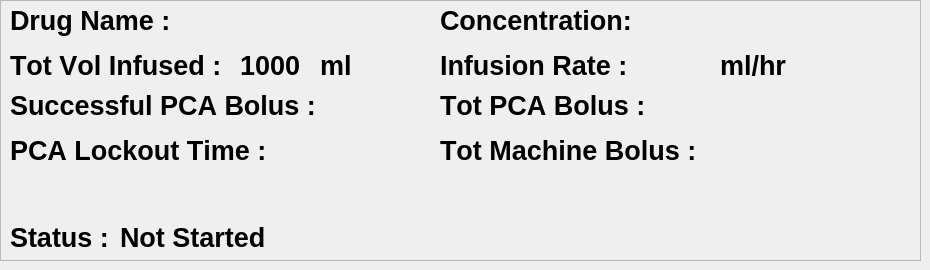
   <widget class="QWidget" name="InfusionText">
    <attribute name="title">
     <string>Infusion Text</string>
    </attribute>
    <widget class="QFrame" name="BolusFrame">
     <property name="geometry">
      <rect>
       <x>0</x>
       <y>0</y>
       <width>921</width>
       <height>261</height>
      </rect>
     </property>
     <property name="minimumSize">
      <size>
       <width>0</width>
       <height>0</height>
      </size>
     </property>
     <property name="font">
      <font>
       <pointsize>6</pointsize>
       <weight>50</weight>
       <bold>false</bold>
       <kerning>false</kerning>
      </font>
     </property>
     <property name="frameShape">
      <enum>QFrame::StyledPanel</enum>
     </property>
     <property name="frameShadow">
      <enum>QFrame::Raised</enum>
     </property>
     <widget class="QLabel" name="label_6">
      <property name="geometry">
       <rect>
        <x>10</x>
        <y>135</y>
        <width>271</width>
        <height>31</height>
       </rect>
      </property>
      <property name="font">
       <font>
        <pointsize>20</pointsize>
        <weight>75</weight>
        <bold>true</bold>
       </font>
      </property>
      <property name="text">
       <string>PCA Lockout Time :</string>
      </property>
     </widget>
     <widget class="QLabel" name="LockoutTime">
      <property name="geometry">
       <rect>
        <x>280</x>
        <y>135</y>
        <width>101</width>
        <height>31</height>
       </rect>
      </property>
      <property name="font">
       <font>
        <pointsize>20</pointsize>
        <weight>75</weight>
        <bold>true</bold>
       </font>
      </property>
      <property name="text">
       <string/>
      </property>
      <property name="alignment">
       <set>Qt::AlignRight|Qt::AlignTrailing|Qt::AlignVCenter</set>
      </property>
     </widget>
     <widget class="QLabel" name="label_7">
      <property name="geometry">
       <rect>
        <x>10</x>
        <y>50</y>
        <width>231</width>
        <height>31</height>
       </rect>
      </property>
      <property name="font">
       <font>
        <pointsize>20</pointsize>
        <weight>75</weight>
        <bold>true</bold>
       </font>
      </property>
      <property name="text">
       <string>Tot Vol Infused :</string>
      </property>
     </widget>
     <widget class="QLabel" name="TotalInfusionVolume">
      <property name="geometry">
       <rect>
        <x>240</x>
        <y>50</y>
        <width>94</width>
        <height>31</height>
       </rect>
      </property>
      <property name="font">
       <font>
        <pointsize>20</pointsize>
        <weight>75</weight>
        <bold>true</bold>
       </font>
      </property>
      <property name="text">
       <string>1000</string>
      </property>
      <property name="alignment">
       <set>Qt::AlignLeading|Qt::AlignLeft|Qt::AlignVCenter</set>
      </property>
     </widget>
     <widget class="QLabel" name="label_12">
      <property name="geometry">
       <rect>
        <x>720</x>
        <y>50</y>
        <width>94</width>
        <height>31</height>
       </rect>
      </property>
      <property name="font">
       <font>
        <pointsize>20</pointsize>
        <weight>75</weight>
        <bold>true</bold>
       </font>
      </property>
      <property name="text">
       <string>ml/hr</string>
      </property>
     </widget>
     <widget class="QLabel" name="CurrentInfusionRate">
      <property name="geometry">
       <rect>
        <x>650</x>
        <y>50</y>
        <width>70</width>
        <height>31</height>
       </rect>
      </property>
      <property name="minimumSize">
       <size>
        <width>0</width>
        <height>0</height>
       </size>
      </property>
      <property name="font">
       <font>
        <pointsize>20</pointsize>
        <weight>75</weight>
        <bold>true</bold>
       </font>
      </property>
      <property name="text">
       <string/>
      </property>
      <property name="alignment">
       <set>Qt::AlignLeading|Qt::AlignLeft|Qt::AlignVCenter</set>
      </property>
     </widget>
     <widget class="QLabel" name="label_9">
      <property name="geometry">
       <rect>
        <x>320</x>
        <y>50</y>
        <width>94</width>
        <height>31</height>
       </rect>
      </property>
      <property name="font">
       <font>
        <pointsize>20</pointsize>
        <weight>75</weight>
        <bold>true</bold>
       </font>
      </property>
      <property name="text">
       <string>ml</string>
      </property>
     </widget>
     <widget class="QLabel" name="label_10">
      <property name="geometry">
       <rect>
        <x>440</x>
        <y>50</y>
        <width>201</width>
        <height>31</height>
       </rect>
      </property>
      <property name="font">
       <font>
        <pointsize>20</pointsize>
        <weight>75</weight>
        <bold>true</bold>
       </font>
      </property>
      <property name="text">
       <string>Infusion Rate :</string>
      </property>
     </widget>
     <widget class="QLabel" name="label_24">
      <property name="geometry">
       <rect>
        <x>10</x>
        <y>90</y>
        <width>311</width>
        <height>31</height>
       </rect>
      </property>
      <property name="font">
       <font>
        <pointsize>20</pointsize>
        <weight>75</weight>
        <bold>true</bold>
       </font>
      </property>
      <property name="text">
       <string>Successful PCA Bolus :</string>
      </property>
     </widget>
     <widget class="QLabel" name="TotalPatientDemand">
      <property name="geometry">
       <rect>
        <x>670</x>
        <y>90</y>
        <width>94</width>
        <height>31</height>
       </rect>
      </property>
      <property name="font">
       <font>
        <pointsize>20</pointsize>
        <weight>75</weight>
        <bold>true</bold>
       </font>
      </property>
      <property name="text">
       <string/>
      </property>
      <property name="alignment">
       <set>Qt::AlignLeading|Qt::AlignLeft|Qt::AlignVCenter</set>
      </property>
     </widget>
     <widget class="QLabel" name="label_16">
      <property name="geometry">
       <rect>
        <x>440</x>
        <y>90</y>
        <width>211</width>
        <height>31</height>
       </rect>
      </property>
      <property name="font">
       <font>
        <pointsize>20</pointsize>
        <weight>75</weight>
        <bold>true</bold>
       </font>
      </property>
      <property name="text">
       <string>Tot PCA Bolus :</string>
      </property>
     </widget>
     <widget class="QLabel" name="SuccessfulPatientDemand">
      <property name="geometry">
       <rect>
        <x>320</x>
        <y>90</y>
        <width>94</width>
        <height>31</height>
       </rect>
      </property>
      <property name="font">
       <font>
        <pointsize>20</pointsize>
        <weight>75</weight>
        <bold>true</bold>
       </font>
      </property>
      <property name="text">
       <string/>
      </property>
      <property name="alignment">
       <set>Qt::AlignLeading|Qt::AlignLeft|Qt::AlignVCenter</set>
      </property>
     </widget>
     <widget class="QLabel" name="label_11">
      <property name="geometry">
       <rect>
        <x>440</x>
        <y>135</y>
        <width>271</width>
        <height>31</height>
       </rect>
      </property>
      <property name="font">
       <font>
        <pointsize>20</pointsize>
        <weight>75</weight>
        <bold>true</bold>
       </font>
      </property>
      <property name="text">
       <string>Tot Machine Bolus :</string>
      </property>
     </widget>
     <widget class="QLabel" name="TotalMachineBolus">
      <property name="geometry">
       <rect>
        <x>720</x>
        <y>135</y>
        <width>94</width>
        <height>31</height>
       </rect>
      </property>
      <property name="font">
       <font>
        <pointsize>20</pointsize>
        <weight>75</weight>
        <bold>true</bold>
       </font>
      </property>
      <property name="text">
       <string/>
      </property>
     </widget>
     <widget class="QLabel" name="Status">
      <property name="geometry">
       <rect>
        <x>120</x>
        <y>220</y>
        <width>181</width>
        <height>35</height>
       </rect>
      </property>
      <property name="font">
       <font>
        <pointsize>20</pointsize>
        <weight>75</weight>
        <bold>true</bold>
       </font>
      </property>
      <property name="text">
       <string>Not Started</string>
      </property>
     </widget>
     <widget class="QLabel" name="label_13">
      <property name="geometry">
       <rect>
        <x>10</x>
        <y>220</y>
        <width>101</width>
        <height>35</height>
       </rect>
      </property>
      <property name="font">
       <font>
        <pointsize>20</pointsize>
        <weight>75</weight>
        <bold>true</bold>
       </font>
      </property>
      <property name="text">
       <string>Status :</string>
      </property>
     </widget>
     <widget class="QLabel" name="label_14">
      <property name="geometry">
       <rect>
        <x>10</x>
        <y>5</y>
        <width>171</width>
        <height>31</height>
       </rect>
      </property>
      <property name="font">
       <font>
        <pointsize>20</pointsize>
        <weight>75</weight>
        <bold>true</bold>
       </font>
      </property>
      <property name="text">
       <string>Drug Name :</string>
      </property>
     </widget>
     <widget class="QLabel" name="DrugName">
      <property name="geometry">
       <rect>
        <x>190</x>
        <y>5</y>
        <width>201</width>
        <height>31</height>
       </rect>
      </property>
      <property name="font">
       <font>
        <pointsize>20</pointsize>
        <weight>75</weight>
        <bold>true</bold>
       </font>
      </property>
      <property name="text">
       <string/>
      </property>
     </widget>
     <widget class="QLabel" name="Concentration">
      <property name="geometry">
       <rect>
        <x>650</x>
        <y>5</y>
        <width>94</width>
        <height>31</height>
       </rect>
      </property>
      <property name="font">
       <font>
        <pointsize>20</pointsize>
        <weight>75</weight>
        <bold>true</bold>
       </font>
      </property>
      <property name="text">
       <string/>
      </property>
     </widget>
     <widget class="QLabel" name="label_18">
      <property name="geometry">
       <rect>
        <x>440</x>
        <y>5</y>
        <width>201</width>
        <height>31</height>
       </rect>
      </property>
      <property name="font">
       <font>
        <pointsize>20</pointsize>
        <weight>75</weight>
        <bold>true</bold>
       </font>
      </property>
      <property name="text">
       <string>Concentration:</string>
      </property>
     </widget>
     <widget class="QLabel" name="DrugConcentrationUnit">
      <property name="geometry">
       <rect>
        <x>750</x>
        <y>5</y>
        <width>94</width>
        <height>31</height>
       </rect>
      </property>
      <property name="font">
       <font>
        <pointsize>20</pointsize>
        <weight>75</weight>
        <bold>true</bold>
       </font>
      </property>
      <property name="text">
       <string/>
      </property>
     </widget>
     <widget class="QLabel" name="RegimenNo">
      <property name="geometry">
       <rect>
        <x>800</x>
        <y>70</y>
        <width>94</width>
        <height>20</height>
       </rect>
      </property>
      <property name="palette">
       <palette>
        <active>
         <colorrole role="WindowText">
          <brush brushstyle="SolidPattern">
           <color alpha="255">
            <red>0</red>
            <green>0</green>
            <blue>0</blue>
           </color>
          </brush>
         </colorrole>
        </active>
        <inactive>
         <colorrole role="WindowText">
          <brush brushstyle="SolidPattern">
           <color alpha="255">
            <red>0</red>
            <green>0</green>
            <blue>0</blue>
           </color>
          </brush>
         </colorrole>
        </inactive>
        <disabled>
         <colorrole role="WindowText">
          <brush brushstyle="SolidPattern">
           <color alpha="255">
            <red>120</red>
            <green>120</green>
            <blue>120</blue>
           </color>
          </brush>
         </colorrole>
        </disabled>
       </palette>
      </property>
      <property name="font">
       <font>
        <pointsize>14</pointsize>
        <weight>75</weight>
        <bold>true</bold>
       </font>
      </property>
      <property name="text">
       <string/>
      </property>
     </widget>
    </widget>
   </widget>
